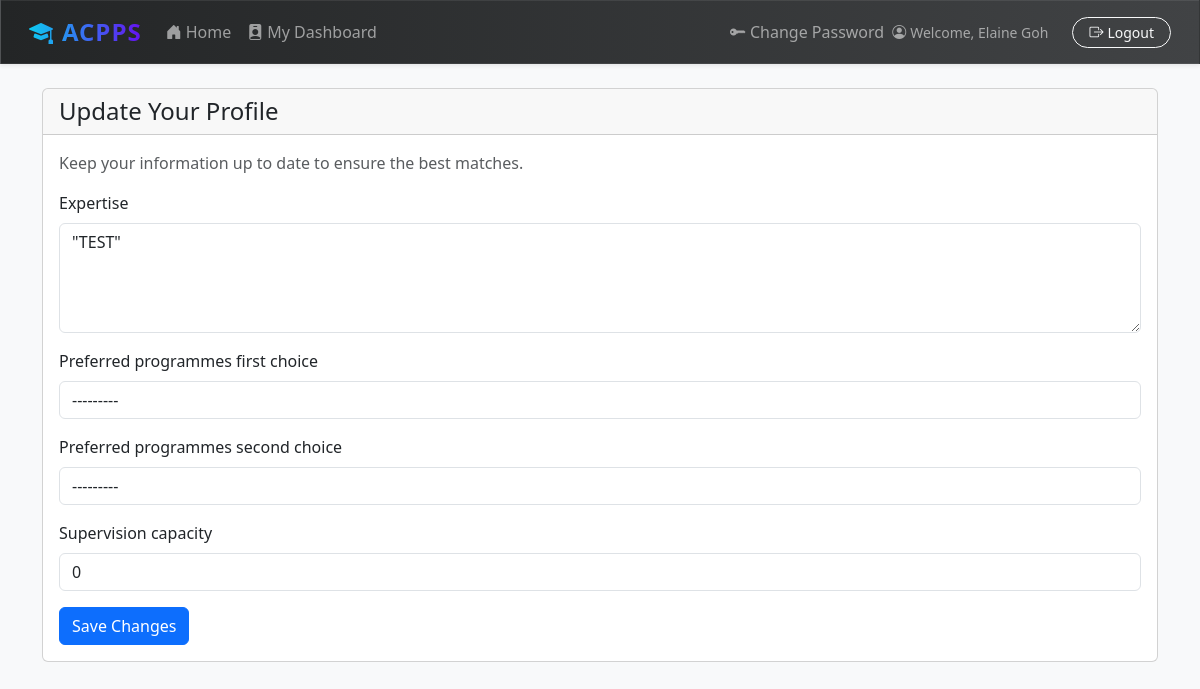
Before: /dashboards/update-profile/ (signed in) with the older database file.
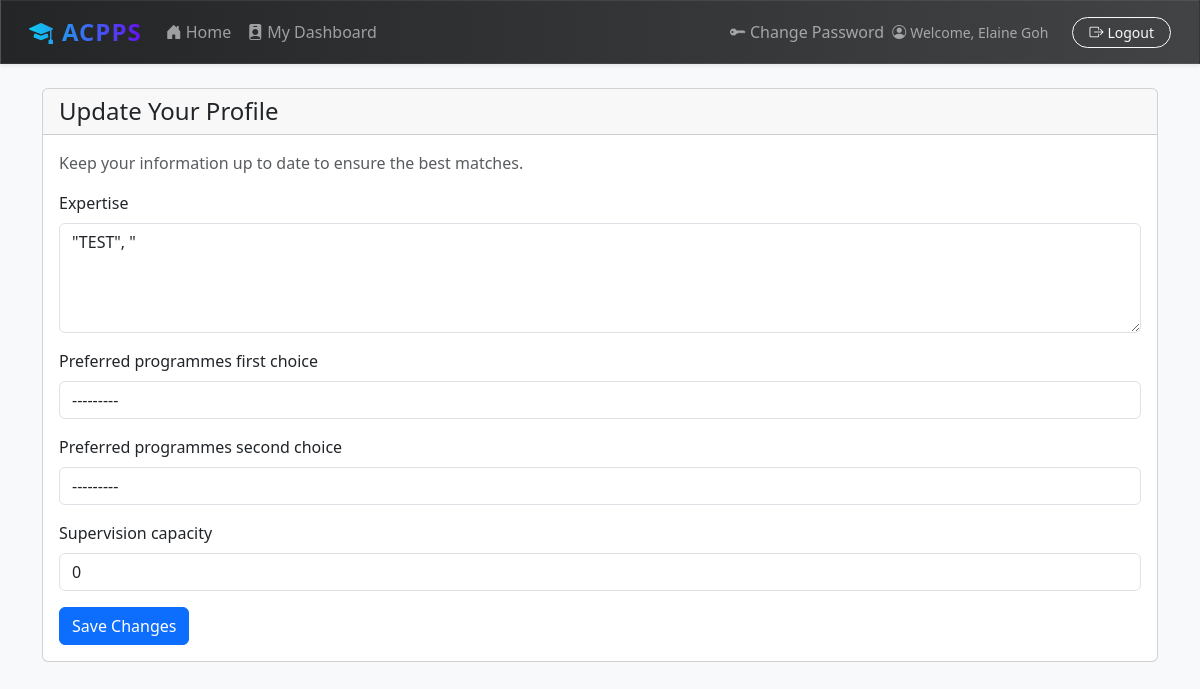
After: the same page with the newer database file.
### users/models.py (models this page shows, shortened)
class SupervisorProfile(models.Model):
    user = models.OneToOneField(settings.AUTH_USER_MODEL, on_delete=models.CASCADE, primary_key=True)
    department = models.ForeignKey(Department, on_delete=models.SET_NULL, null=True, related_name='supervisors', blank=True)
    school = models.ForeignKey(School, on_delete=models.SET_NULL, null=True, related_name='supervisors', blank=True)
    expertise = models.TextField(blank=True, null=True)
    preferred_programmes_first_choice = models.ForeignKey(ProgrammePreferenceGroup, on_delete=models.SET_NULL, null=True, related_name='supervisors_first_choice', blank=True)
    preferred_programmes_second_choice = models.ForeignKey(ProgrammePreferenceGroup, on_delete=models.SET_NULL, null=True, related_name='supervisors_second_choice', blank=True)
    supervision_capacity = models.PositiveIntegerField(default=0)
    standardised_expertise = models.ManyToManyField(StandardisedTopic, blank=True, related_name='supervisors')
    accepting_students = models.BooleanField(default=True)
    EXPERTISE_MAX_LENGTH = 1023

### dashboards/views.py (the view, shortened to what this page needs)
# urls.py: path('update-profile/', UpdateProfileView.as_view(), name='update_profile'),
@method_decorator(login_required, name='dispatch')
class UpdateProfileView(View):
    template_name = 'dashboard/update_profile.html'
    def get_form_and_instance(self, user):
        if hasattr(user, 'supervisorprofile'):
            return SupervisorProfileForm, user.supervisorprofile
        elif hasattr(user, 'studentprofile'):
            return StudentProfileForm, user.studentprofile
        return None, None
    def get(self, request, *args, **kwargs):
        user = request.user
        form_class, instance = self.get_form_and_instance(user)
        if not form_class:
            messages.error(request, "You do not have a profile that can be updated.")
            return redirect('home')
        form = form_class(instance=instance)
        return render(request, self.template_name, {'form': form})

### users/forms.py
class SupervisorProfileForm(forms.ModelForm):
    class Meta:
        model = SupervisorProfile
        fields = [
            'expertise',
            'preferred_programmes_first_choice',
            'preferred_programmes_second_choice',
            'supervision_capacity',
        ]
        widgets = {
            'expertise': forms.Textarea(attrs={'rows': 4, 'placeholder': 'Comma-separated keywords for matching, e.g., "AI", "NLP", "Computer Vision"', 'maxlength': SupervisorProfile.EXPERTISE_MAX_LENGTH }),
        }
    def __init__(self, *args, **kwargs):
        super().__init__(*args, **kwargs)
        self.fields['preferred_programmes_first_choice'].queryset = ProgrammePreferenceGroup.objects.all().order_by('name')
        self.fields['preferred_programmes_second_choice'].queryset = ProgrammePreferenceGroup.objects.all().order_by('name')

### academics/models.py (called while the page is built)
    def __str__(self):
        return f"{self.name}"

### templates/dashboard/update_profile.html (shortened to what this page needs)
{% extends "base.html" %}
{% load widget_tweaks %}
{% block content %}
<div class="card">
  <div class="card-header">
    <h2 class="mb-0">Update Your Profile</h2>
  </div>
  <div class="card-body">
    <p class="card-text text-muted">Keep your information up to date to ensure the best matches.</p>
    <form method="post" novalidate>
      {% for field in form %}
        <div class="mb-3">
          <label for="{{ field.id_for_label }}" class="form-label">{{ field.label }}</label>
          {% if field.errors %}
            {% render_field field class="form-control is-invalid" %}
            <div class="invalid-feedback">
              {% for error in field.errors %}
                {{ error }}
              {% endfor %}
            </div>
          {% else %}
            {% render_field field class="form-control" %}
          {% endif %}
        </div>
      {% endfor %}
      <button type="submit" class="btn btn-primary">Save Changes</button>
    </form>
  </div>
</div>
{% endblock %}

Changed rows visible on the page:
changed SupervisorProfile: expertise "\"TEST\"" → "\"TEST\", \""
